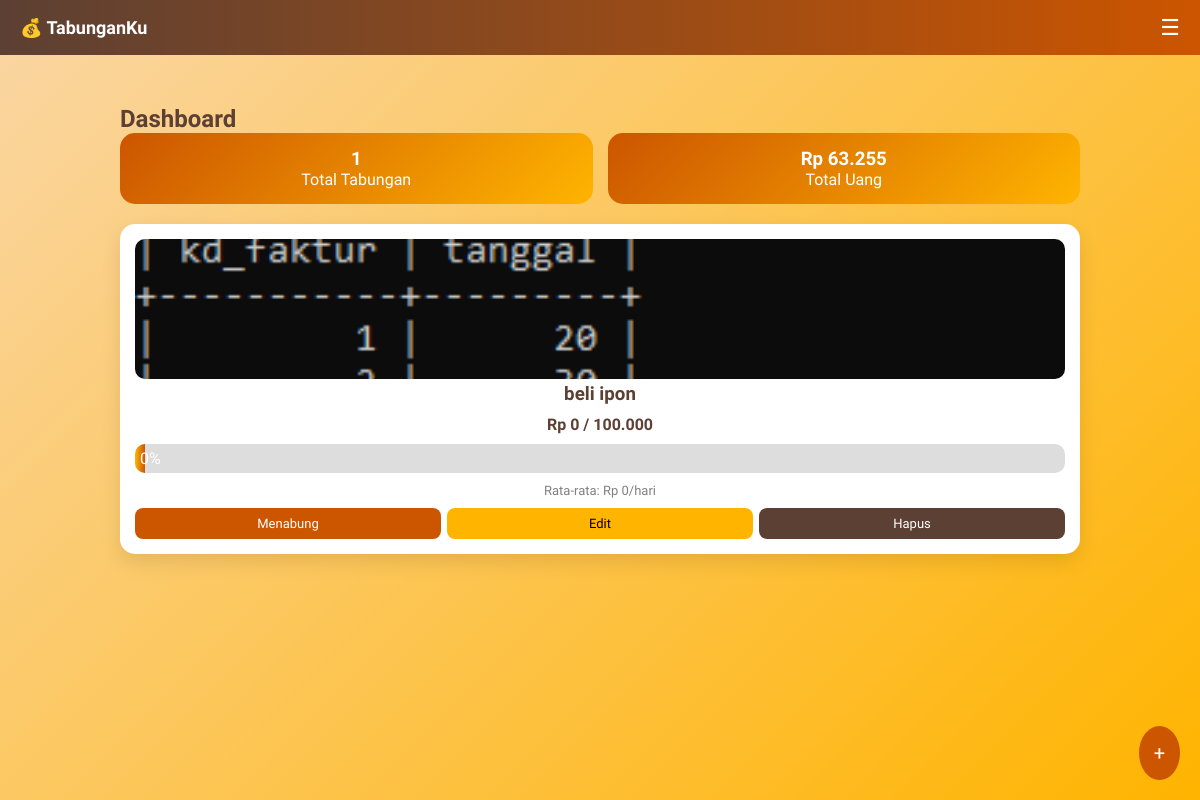
Page /rencana_tabungan/home.php (signed in) on the committed database.
### tables this page shows
CREATE TABLE `tabungan` (
  `id` int(11) NOT NULL,
  `user_id` int(11) DEFAULT NULL,
  `judul` varchar(100) DEFAULT NULL,
  `foto` varchar(255) DEFAULT NULL,
  `target_nominal` int(11) DEFAULT NULL,
  `target_tanggal` date DEFAULT NULL,
  `status` varchar(20) NOT NULL DEFAULT 'belum',
  `tanggal_mulai` date DEFAULT NULL,
  `updated_at` datetime DEFAULT NULL
);

### rencana_tabungan/home.php (the view, shortened to what this page needs)
<?php
include "config/koneksi.php";
include "layout/header.php";
$user_id = $_SESSION['user_id'];
$total_uang = mysqli_query($conn, "
SELECT SUM(nominal) as total FROM menabung
JOIN tabungan ON menabung.tabungan_id = tabungan.id
WHERE tabungan.user_id='$user_id'
");
$tu = mysqli_fetch_assoc($total_uang);
$total_tabungan = mysqli_query($conn, "
SELECT COUNT(*) as jumlah
FROM tabungan
WHERE user_id='$user_id' AND status!='selesai'
");
$tt = mysqli_fetch_assoc($total_tabungan);
$query = mysqli_query($conn, "
SELECT t.*, IFNULL(SUM(m.nominal),0) as total
FROM tabungan t
LEFT JOIN menabung m ON t.id = m.tabungan_id
WHERE t.user_id='$user_id' AND t.status!='selesai'
GROUP BY t.id
");
?>
<div class="container">
<h2>Dashboard</h2>
<div class="stats">
    <div class="stat-box">
        <h3><?= $tt['jumlah'] ?></h3>
        <p>Total Tabungan</p>
    </div>
    <div class="stat-box">
        <h3>Rp <?= number_format($tu['total'] ?? 0,0,',','.') ?></h3>
        <p>Total Uang</p>
    </div>
</div>
<div class="grid-tabungan">
<?php while ($row = mysqli_fetch_assoc($query)) { ?>
<?php
$target = $row['target_nominal'];
$total = $row['total'];
$persen = ($target > 0) ? ($total / $target) * 100 : 0;
$tanggal_mulai = strtotime($row['tanggal_mulai']);
$hari_ini = time();
$selisih_hari = max(1, floor(($hari_ini - $tanggal_mulai) / 86400));
$rata_harian = $total / $selisih_hari;
?>
<div class="tabungan-card" id="card-<?= $row['id'] ?>">
    <img src="upload/<?= $row['foto'] ?>" class="img-tabungan">
    <h3><?= $row['judul'] ?></h3>
    <p class="uang">
        Rp <?= number_format($total,0,',','.') ?> /
        <?= number_format($target,0,',','.') ?>
    </p>
    <div class="progress">
        <div class="progress-bar" style="width: <?= $persen ?>%">
            <?= round($persen) ?>%
        </div>
    </div>
    <p class="rata">
        Rata-rata: Rp <?= number_format($rata_harian,0,',','.') ?>/hari
    </p>
    <div class="btn-group">
        <?php if ($persen >= 100) { ?>
            <button class="btn btn-success" onclick="konfirmasiSelesai(<?= $row['id'] ?>)">
                Selesai
            </button>
        <?php } else { ?>
            <a href="menabung/tambah.php?id=<?= $row['id'] ?>" class="btn btn-primary">
                Menabung
            </a>
        <?php } ?>
        <a href="tabungan/edit.php?id=<?= $row['id'] ?>" class="btn btn-warning">Edit</a>
        <a href="tabungan/hapus.php?id=<?= $row['id'] ?>"
           class="btn btn-danger"
           onclick="return confirm('Yakin hapus?')">
           Hapus
        </a>
    </div>
</div>
<?php } ?>
</div>
</div>
<a href="tabungan/tambah.php" class="floating-btn">+</a>
<?php include "layout/footer.php"; ?>

### rencana_tabungan/assets/style.css (style rules this page uses)
* { margin: 0; padding: 0; box-sizing: border-box; }
body { font-family: 'Didact Gothic', sans-serif; background: linear-gradient(135deg, #FAD6A5, #FFB400); color: #5C4033; min-height: 100vh; }
.container { max-width: 1000px; margin: 30px auto; padding: 20px; }
.stats { display: grid; grid-template-columns: repeat(auto-fit, minmax(150px, 1fr)); gap: 15px; margin-bottom: 20px; }
.stat-box { background: linear-gradient(135deg, #CC5500, #FFB400); color: white; padding: 15px; border-radius: 15px; text-align: center; }
.grid-tabungan { display: grid; grid-template-columns: repeat(auto-fit, minmax(250px, 1fr)); gap: 20px; }
.tabungan-card { background: white; border-radius: 15px; padding: 15px; text-align: center; box-shadow: 0 8px 20px rgba(0,0,0,0.1); transition: 0.3s; }
.img-tabungan { width: 100%; height: 140px; object-fit: cover; border-radius: 10px; }
.uang { font-weight: bold; margin: 10px 0; }
.rata { font-size: 13px; color: gray; }
.progress { background: #ddd; border-radius: 10px; overflow: hidden; margin: 10px 0; }
.progress-bar { background: linear-gradient(90deg, #FFB400, #CC5500); color: white; text-align: center; padding: 5px; }
.btn { padding: 8px; border-radius: 8px; font-size: 13px; border: none; cursor: pointer; text-decoration: none; display: inline-block; text-align: center; }
.btn-primary { background: #CC5500; color: white; }
.btn-warning { background: #FFB400; color: black; }
.btn-danger { background: #5C4033; color: white; }
.btn-group { display: flex; gap: 6px; margin-top: 10px; }
.btn-group .btn { flex: 1; }
.floating-btn { position: fixed; bottom: 20px; right: 20px; background: #CC5500; color: white; padding: 15px; border-radius: 50%; font-size: 20px; text-decoration: none; }

### rows in the picture
tabungan: foto (picture), judul "beli ipon", total "0", target_nominal "100.000", persen "0", rata_harian "0"

### other values in the picture
$tt['jumlah'] "1"
$tu['total'] "63.255"
